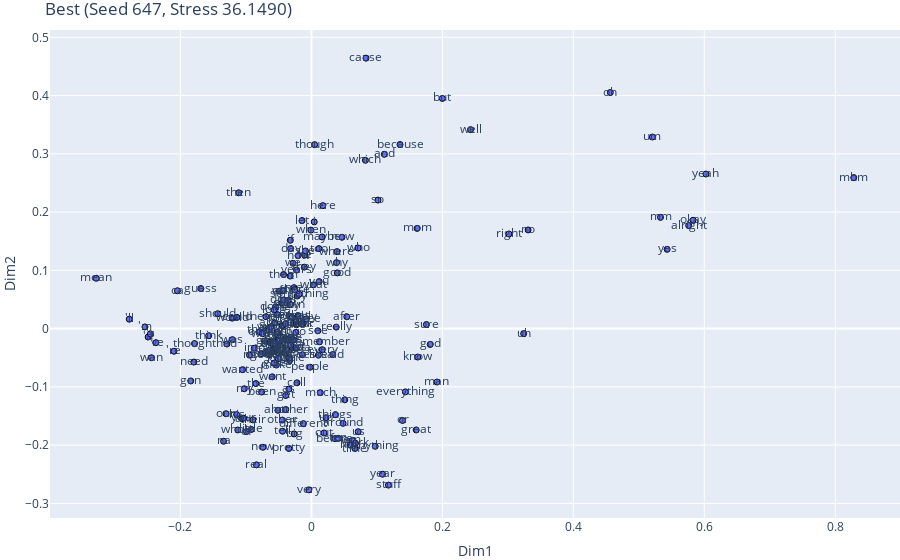
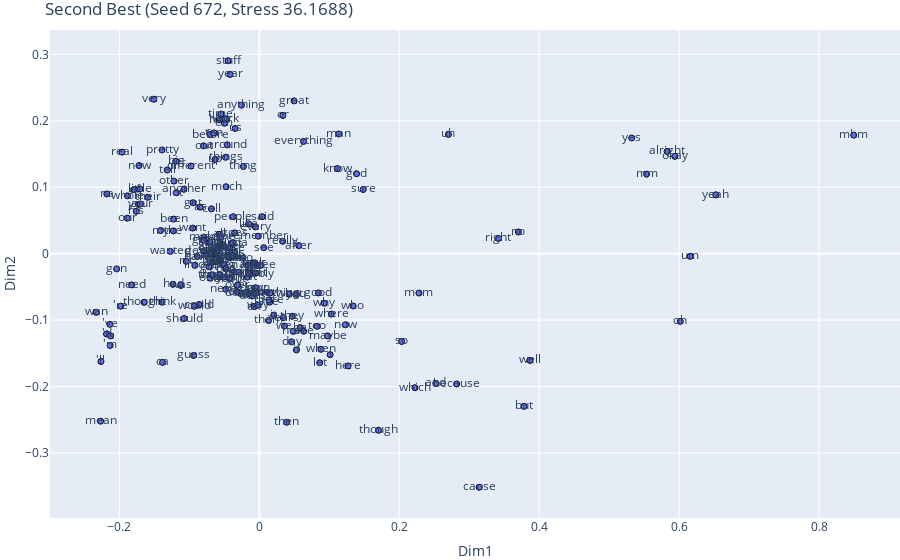
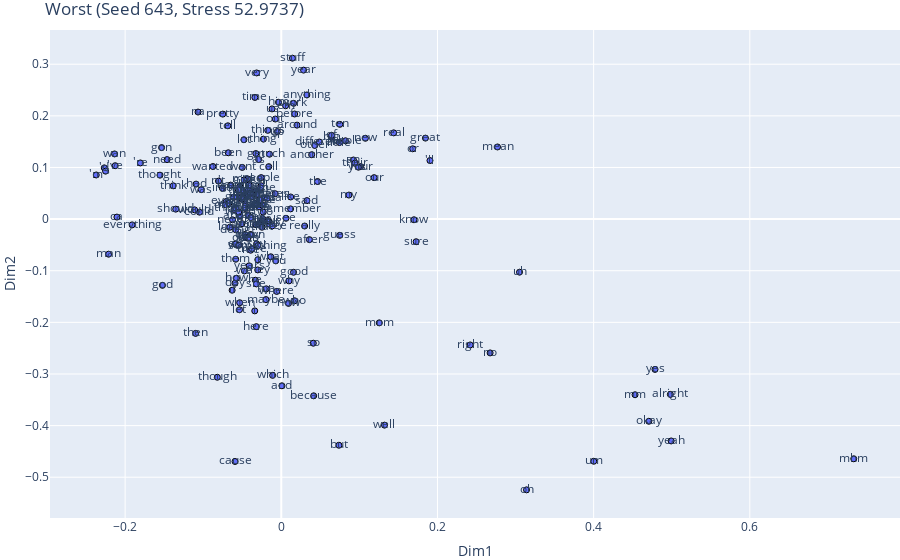

Notebook code cell kept with these figures, in order:
### Code cell
sorted_log = sorted(log, key=lambda t: t[1])

best = sorted_log[0]
second_best = next(t for t in sorted_log[1:] if t[1] > best[1])
worst = sorted_log[-1]

selected = [("Best", best), ("Second Best", second_best), ("Worst", worst)]

for label, (seed, stress, coords) in selected:
    mds_df = pd.DataFrame(coords, columns=["Dim1", "Dim2"])
    mds_df["Label"] = labels  

    fig = px.scatter(
        mds_df, x="Dim1", y="Dim2", text="Label",
        title=f"{label} (Seed {seed}, Stress {stress:.4f})"
    )
    fig.update_traces(marker=dict(size=6, line=dict(width=1, color='black')))
    fig.update_layout(margin=dict(l=0, r=0, b=0, t=30))
    fig.show()

### Figure 1 — Plotly figure (JSON) as saved in the notebook; plotly's stock layout.template omitted (floating-point values rounded to 4 significant figures; data arrays with more than 128 entries replaced by an {"elided": "..."} marker saying what was removed)
{"data": [{"hovertemplate": "Dim1=%{x}<br>Dim2=%{y}<br>Label=%{text}<extra></extra>", "legendgroup": "", "marker": {"color": "#636efa", "line": {"color": "black", "width": 1}, "size": 6, "symbol": "circle"}, "mode": "markers+text", "name": "", "orientation": "v", "showlegend": false, "text": {"elided": "193 str values"}, "type": "scatter", "x": {"elided": "193 float values"}, "xaxis": "x", "y": {"elided": "193 float values"}, "yaxis": "y"}], "layout": {"autosize": true, "legend": {"tracegroupgap": 0}, "margin": {"b": 0, "l": 0, "r": 0, "t": 30}, "title": {"text": "Best (Seed 647, Stress 36.1490)"}, "xaxis": {"anchor": "y", "autorange": true, "domain": [0, 1], "range": [-0.3966, 0.8962], "title": {"text": "Dim1"}, "type": "linear"}, "yaxis": {"anchor": "x", "autorange": true, "domain": [0, 1], "range": [-0.3301, 0.5176], "title": {"text": "Dim2"}, "type": "linear"}}}

### Figure 2 — Plotly figure (JSON) as saved in the notebook; plotly's stock layout.template omitted (floating-point values rounded to 4 significant figures; data arrays with more than 128 entries replaced by an {"elided": "..."} marker saying what was removed)
{"data": [{"hovertemplate": "Dim1=%{x}<br>Dim2=%{y}<br>Label=%{text}<extra></extra>", "legendgroup": "", "marker": {"color": "#636efa", "line": {"color": "black", "width": 1}, "size": 6, "symbol": "circle"}, "mode": "markers+text", "name": "", "orientation": "v", "showlegend": false, "text": {"elided": "193 str values"}, "type": "scatter", "x": {"elided": "193 float values"}, "xaxis": "x", "y": {"elided": "193 float values"}, "yaxis": "y"}], "layout": {"autosize": true, "legend": {"tracegroupgap": 0}, "margin": {"b": 0, "l": 0, "r": 0, "t": 30}, "title": {"text": "Second Best (Seed 672, Stress 36.1688)"}, "xaxis": {"anchor": "y", "autorange": true, "domain": [0, 1], "range": [-0.2967, 0.9132], "title": {"text": "Dim1"}, "type": "linear"}, "yaxis": {"anchor": "x", "autorange": false, "domain": [0, 1], "range": [-0.3978, 0.3367], "title": {"text": "Dim2"}, "type": "linear"}}}

### Figure 3 — Plotly figure (JSON) as saved in the notebook; plotly's stock layout.template omitted (floating-point values rounded to 4 significant figures; data arrays with more than 128 entries replaced by an {"elided": "..."} marker saying what was removed)
{"data": [{"hovertemplate": "Dim1=%{x}<br>Dim2=%{y}<br>Label=%{text}<extra></extra>", "legendgroup": "", "marker": {"color": "#636efa", "line": {"color": "black", "width": 1}, "size": 6, "symbol": "circle"}, "mode": "markers+text", "name": "", "orientation": "v", "showlegend": false, "text": {"elided": "193 str values"}, "type": "scatter", "x": {"elided": "193 float values"}, "xaxis": "x", "y": {"elided": "193 float values"}, "yaxis": "y"}], "layout": {"autosize": true, "legend": {"tracegroupgap": 0}, "margin": {"b": 0, "l": 0, "r": 0, "t": 30}, "title": {"text": "Worst (Seed 643, Stress 52.9737)"}, "xaxis": {"anchor": "y", "autorange": true, "domain": [0, 1], "range": [-0.294, 0.7901], "title": {"text": "Dim1"}, "type": "linear"}, "yaxis": {"anchor": "x", "autorange": true, "domain": [0, 1], "range": [-0.5846, 0.372], "title": {"text": "Dim2"}, "type": "linear"}}}
